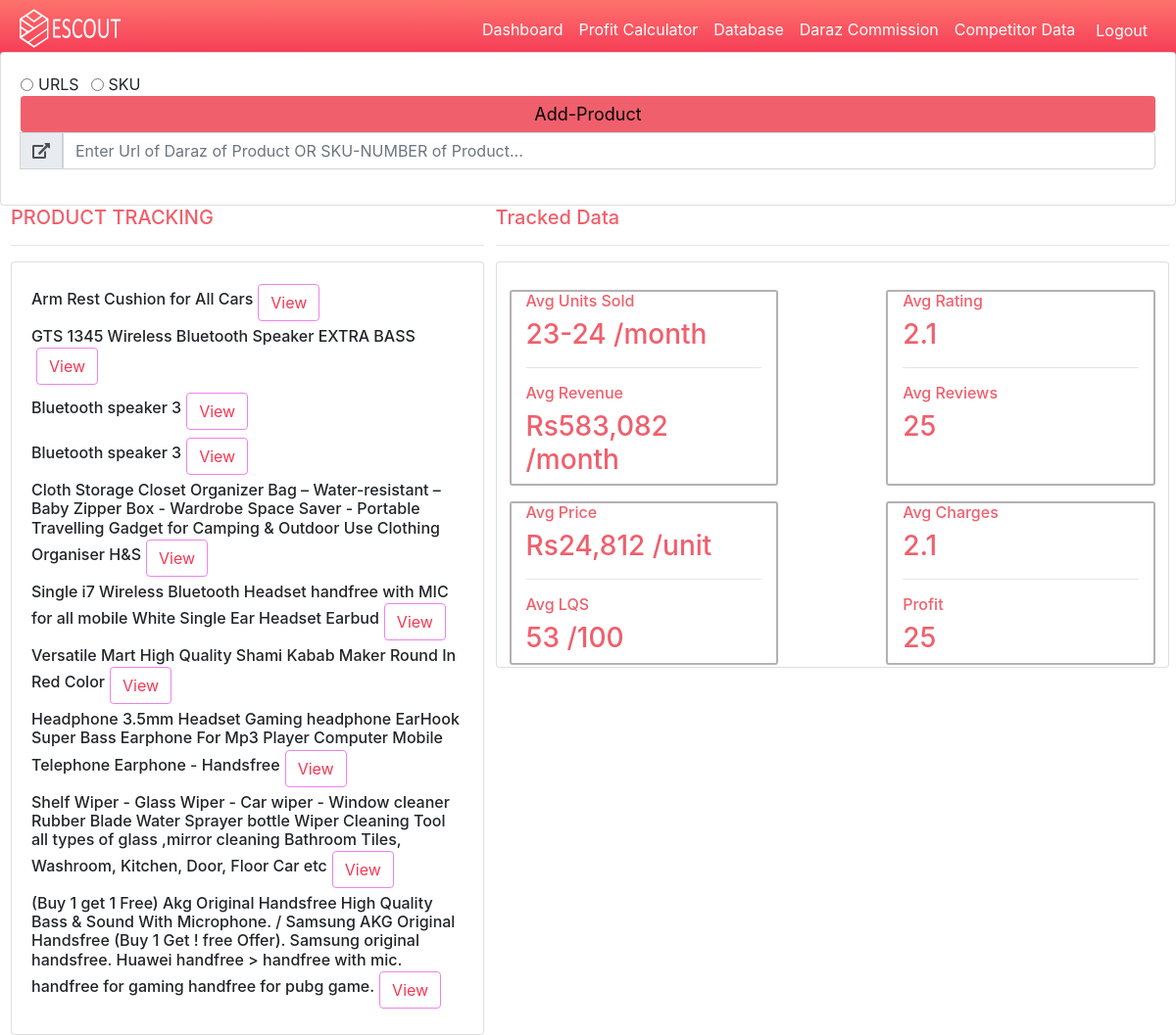
The app's page /dashboard/ (signed in) with its own data.
### PHT/models.py (models this page shows)
class UserScrapeData(models.Model):
    userid=models.CharField(max_length=200,null=True)
    sku=models.CharField(max_length=200,null=True)
    stock=models.CharField(max_length=200,null=True)
    ratings=models.CharField(max_length=200,null=True)
    item_name=models.CharField(max_length=200,null=True)
    shop_name=models.CharField(max_length=200,null=True)
    item_price=models.CharField(max_length=200,null=True)
    brand=models.CharField(max_length=200,null=True)
    review=models.CharField(max_length=200,null=True)
    time=models.CharField(max_length=200,null=True)
    date=models.CharField(max_length=200,null=True)
    def __str__(self):
        return self.item_name

### PHT/views.py (the view, shortened to what this page needs)
# urls.py: path('dashboard/',views.dashboard,name='dashboard'),
@login_required(login_url='login')
def dashboard(request):
    userid=request.user.id
    datas=UserScrapeData.objects.filter(userid=userid)
    print(datas)
    context={'datas':datas}
    return render(request,"PHT/dashboard.html",context)

### PHT/templates/PHT/dashboard.html (shortened to what this page needs)
{% extends 'PHT/main.html' %}
{% load static %}
{% block content %}
<link rel="stylesheet" href="https://use.fontawesome.com/releases/v5.6.1/css/all.css"
>
<br>
<div class="card card-body" style="margin-top: -31px;">
	<form method="POST" action="">
		<div class="input-group mb-3">
			<div class="form-check form-check-inline">
				<input class="form-check-input" type="radio" name="URLS" value="URLS">
				<label class="form-check-label" for="URLS">
					URLS
				</label>
			</div>
			<div class="form-check form-check-inline">
				<input class="form-check-input" type="radio" name="URLS" value="SKU">
				<label class="form-check-label" for="SKU">
					SKU
				</label>
			</div>
			<input class="btn btn-primary  btn-sm btn-block" type="submit" value="Add-Product">
			<div class="input-group-append">
				<span class="input-group-text"><i class="fas fa-external-link-alt"></i></span>
			</div>
			<input type="text" name="urls" placeholder="Enter Url of Daraz of Product OR SKU-NUMBER of Product..."
				class="form-control" value="{{urls}}">
		</div>
	</form>
</div>
<div class="row">
	<div class="col-md-5" style="position: relative;left: 11px;">
		<h5 style="position: relative;
        color: #f05f6c;
    ">PRODUCT TRACKING</h5>
		<hr>
		<div class="card card-body" style="position: relative;">
			<div>
				<div>
					{% for data in datas %}
					<h6>{{data.item_name}}<a class="btn btn-primhassan" href="{% url 'product' data.id  %}">View</a>
					</h6>
					{% endfor %}
				</div>
			</div>
		</div>
	</div>
	<div class="col-md-7" style="
    position: relative;
    left: -7px;
    color: #f05f6c;
">
		<h5 style="color: #f05f6c;">Tracked Data </h5>
		<hr>
		<div class="card card-body" style="
		height: 415px;
		color: #f05f6c;">
			<div class="row p-2 ">
				<div class="col-12 col-md-5" style="border: 2px solid #b5b1b1;border-radius:3px;">
					<div>
						<h6 style="color: #f05f6c;">Avg Units Sold</h6>
					</div>
					<div>
						<h3>23-24 /month</h3>
					</div>
					<hr>
					<div>
						<h6 style="color: #f05f6c;">Avg Revenue</h6>
					</div>
					<div>
						<h3>Rs583,082 /month</h3>
					</div>
				</div>
				<div class="col-2"></div>
				<div class="col-12 col-md-5" style="border: 2px solid #b5b1b1;border-radius:3px">
					<div>
						<h6 style="color: #f05f6c;">Avg Rating</h6>
					</div>
					<div>
						<h3>2.1</h3>
					</div>
					<hr>
					<div>
						<h6 style="color: #f05f6c;">Avg Reviews</h6>
					</div>
					<div>
						<h3>25</h3>
					</div>
				</div>
			</div>
			<div class="row p-2">
				<div class="col-12 col-md-5" style="border: 2px solid #b5b1b1;border-radius:3px">
					<div>
						<h6 style="color: #f05f6c;">Avg Price
						</h6>
					</div>
					<div>
						<h3>Rs24,812 /unit
						</h3>
					</div>
					<hr>
					<div>
						<h6 style="color: #f05f6c;">Avg LQS
						</h6>
					</div>
					<div>
						<h3>53 /100</h3>
					</div>
				</div>
				<div class="col-2"></div>
				<div class="col-12 col-md-5" style="border: 2px solid #b5b1b1;border-radius:3px">
					<div>
						<h6 style="color: #f05f6c;">Avg Charges
						</h6>
					</div>
					<div>
						<h3>2.1</h3>
					</div>
					<hr>
					<div>
						<h6 style="color: #f05f6c;">Profit</h6>
					</div>
					<div>
						<h3>25</h3>
					</div>
				</div>
			</div>
		</div>
	</div>
	{% endblock %}

### static/css/main.css (style rules this page uses)
body { background-color: #4380db; }

### PHT/templates/PHT/dashboard.html (style rules this page uses)
.btn-primary { color: #080103; background-color: #f05f6c; font-size: large; border-color: #f05f6c; }
.btn-primhassan { color: #F63854; position: relative; left: 5px; top: 2px; border-color: violet; }

### records on screen
UserScrapeData: item_name "Arm Rest Cushion for All Cars"
UserScrapeData: item_name "GTS 1345 Wireless Bluetooth Speaker EXTRA BASS"
UserScrapeData: item_name "Bluetooth speaker 3"
UserScrapeData: item_name "Bluetooth speaker 3"
UserScrapeData: item_name "Cloth Storage Closet Organizer Bag – Water-resistant – Baby Zipper Box - Wardrobe Space Saver - Portable Travelling Gadget for Camping & Outdoor Use Clothing Organiser H&S"
UserScrapeData: item_name "Single i7 Wireless Bluetooth Headset handfree with MIC for all mobile White Single Ear Headset Earbud"
UserScrapeData: item_name "Versatile Mart High Quality Shami Kabab Maker Round In Red Color"
UserScrapeData: item_name "Headphone 3.5mm Headset Gaming headphone EarHook Super Bass Earphone For Mp3 Player Computer Mobile Telephone Earphone - Handsfree"
UserScrapeData: item_name "Shelf Wiper - Glass Wiper - Car wiper - Window cleaner Rubber Blade Water Sprayer bottle Wiper Cleaning Tool all types of glass ,mirror cleaning Bathroom Tiles, Washroom, Kitchen, Door, Floor Car etc"
UserScrapeData: item_name "(Buy 1 get 1 Free) Akg Original Handsfree High Quality Bass & Sound With Microphone. / Samsung AKG Original Handsfree (Buy 1 Get ! free Offer). Samsung original handsfree. Huawei handfree > handfree with mic. handfree for gaming handfree for pubg game."
